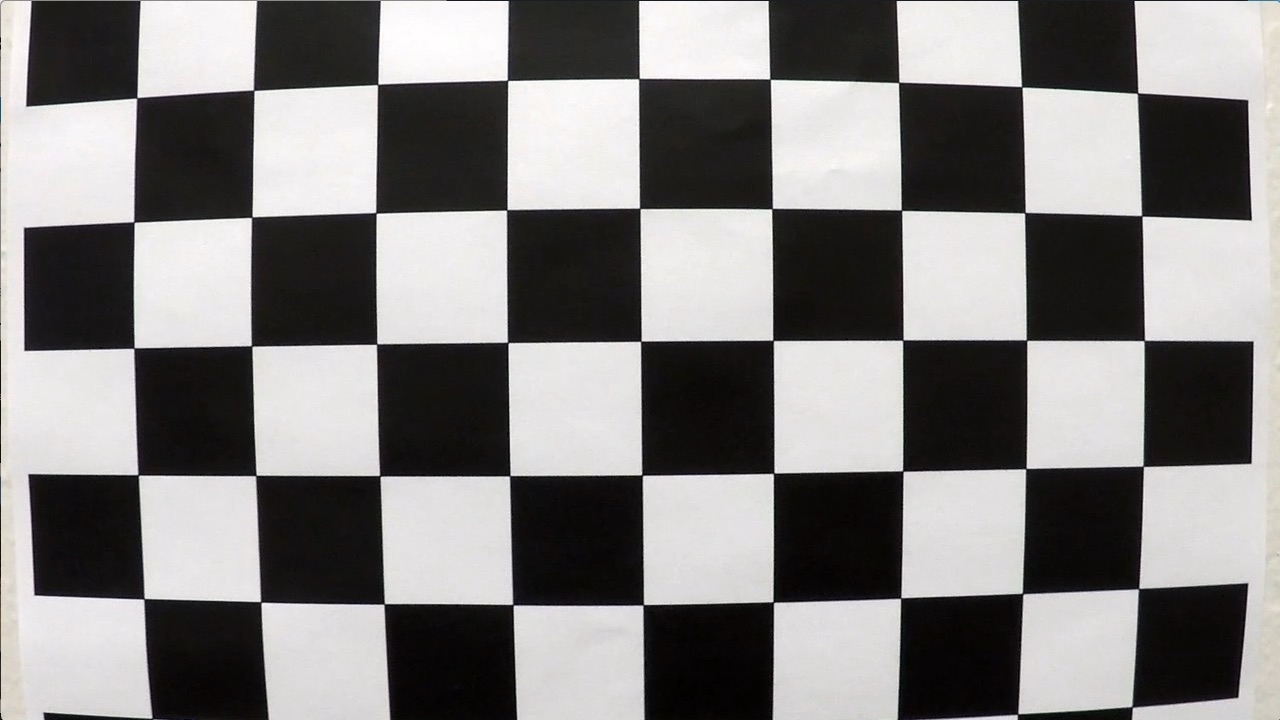
#> input picture camera_cal/calibration1.jpg, 1280 x 720 px; its folder holds only this picture in this run; the run also reads 1 picture not shown here
$ jupyter execute --allow-errors P2.ipynb   (shell and % lines are left out)   (older library calls are emulated)
#> lines starting #> are read from the running program, lines starting #| are printed output that depends on the picture; after the words box and inside, x2 and y2 are one past the last pixel; in counts of white or black regions, pixels touching at a corner belong together
# Advanced Lane Finding #

This project is a part of the Udacity Self-Driving Nanodegree. The specifications to be met are:

1. Writeup
    - Provide a Writeup / README that includes all the rubric points and how addressed each one is addressed.
2. Camera Calibration
    - Briefly state how the camera matrix and distortion coefficients are computed. Provide an example of a distortion corrected calibration image.
3. Pipeline to detect lane lines and find radius of curvature - applied on given test images
    - Provide an example of a distortion-corrected image.
    - Describe how and where in the code - color transforms, gradients or other methods are used to create a thresholded binary image. Provide an example of a binary image result.
    - Describe how and where in the code a perspective transform is performed and provide an example of a transformed image.
    - Describe how and where in the code lane-line pixels are identified and their positions are fitted with a polynomial
    - Describe how and where in the code the radius of curvature of the lane and the position of the vehicle with respect to center are calculated.
    - Provide an example image of the result plotted back down onto the road such that the lane area is identified clearly.
4. Pipeline to detect lane line and find radius of curvature and position - applied on given video
    - pipeline should perform reasonably well on the entire project video (wobbly lines are ok but no catastrophic failures that would cause the car to drive off the road!)
5. Provide description of any problems / issues faced in your implementation of this project, possible areas of failure and ideas to make it more robust.

This notebook contains code for camera calibration and also the pipeline for detecting lane lines to calculate radius of curvature and position from both images and videos.

[cell 1]
# Required Python libaries to be imported

import numpy as np
import cv2
import matplotlib.pyplot as plt
import matplotlib.image as mpimg
import os
import glob
import pickle
from collections import deque
from moviepy.editor import VideoFileClip
from IPython.display import HTML

The images output by a camera are usually distorted. The first step is therefore to calibrate the camera to enable removal of distortion.

## 1. Camera Calibration ##

One of the commonly used procedures to calibrate a camera is to use images of a chessboard, detect its corners and calculate the distortion and camera matrices with the help of 3-D coordinates of the real world chessboard.

[cell 2]
calib_imgfiles = glob.glob('./camera_cal/calibration*.jpg')

objpoints = []
imgpoints = []

# Find 3d object points and corresponding 2d image points for each of the calibration images
for calib_imgfile in calib_imgfiles:
    # Read the image file and convert it to grayscale
    calib_img = cv2.imread(calib_imgfile)
#> calib_img is the input picture: shape (720, 1280, 3); mean B, G, R 127.8, 128.4, 130.1
    gray_calib = cv2.cvtColor(calib_img, cv2.COLOR_BGR2GRAY)
    # Create object points in 3d space using mgrid
    obj3d = np.zeros((9*6,3), np.float32)
    obj3d[:,:-1] = np.mgrid[0:9, 0:6].T.reshape(-1,2)
    # Detect and capture the chessboard corners from the images
    ret, corners = cv2.findChessboardCorners(gray_calib, (9,6), None)
#> ret = False; corners = None
    if ret==True:
        imgpoints.append(corners)
        objpoints.append(obj3d)

#> (the rest of this cell did not finish here and is left out)

### Undistort camera image ###
We can now undistort the camera images using cv2.undistort feeding in the camera matrix and distortion coefficients, and also test it on one of the chessboard images.

[cell 3]
# Load the camera matrix and distortion coefficients from the saved pickle file
pickle_calib_data = pickle.load(open('./camera_cal/calib_data.p', 'rb'))
#> (reads camera_cal/calib_data.p from the repository)
mtx = pickle_calib_data['mtx']
dist = pickle_calib_data['dist']

# Apply the undistort function on a test chessboard image and display both the input and output images
test_img = cv2.imread('./camera_cal/calibration3.jpg')
#> (the rest of this cell did not finish here and is left out)

## 2. Lane Detection Pipeline ##
In the following section of code, we have functions to undistort images, perform thresholding based on gradients and colors, perspective transforms, fitting curves, calculating curvature and position and annotating images.

As a first step, the image taken by the camera needs to be corrected from distortion and we will a function for that.

### Undistort images ###

[cell 4]
def camera_undistort(image):
    pickle_calib_data = pickle.load(open('./camera_cal/calib_data.p', 'rb'))
    mtx = pickle_calib_data['mtx']
    dist = pickle_calib_data['dist']
    undist_img = cv2.undistort(image, mtx, dist, None, mtx)
    return undist_img

# Here is a sample picture from the test_images folder on which the undistort has been performed
test_sdc_img = mpimg.imread('./test_images/test1.jpg')
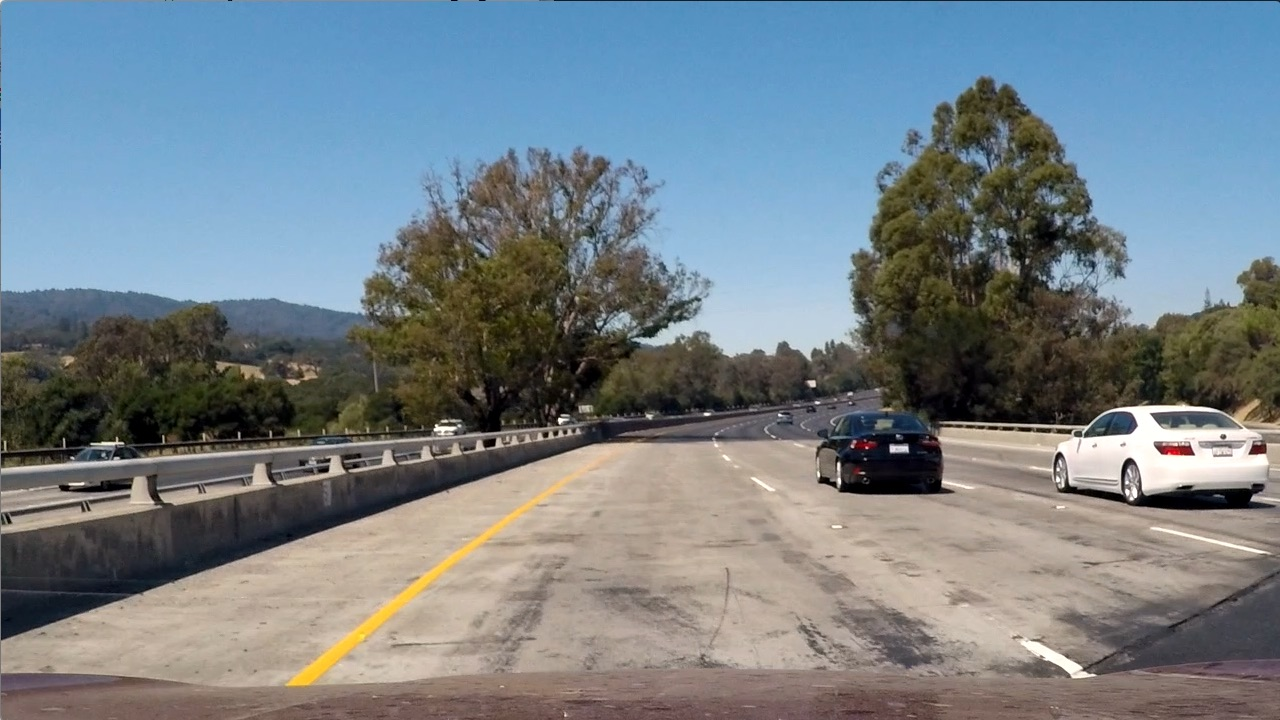
#> input picture test_images/test1.jpg, 1280 x 720 px
#> test_sdc_img is the input picture: shape (720, 1280, 3); mean R, G, B 117.5, 128.7, 135.5
undist_sdc_img = camera_undistort(test_sdc_img)
bgr_undist_sdc_img = cv2.cvtColor(undist_sdc_img, cv2.COLOR_RGB2BGR)
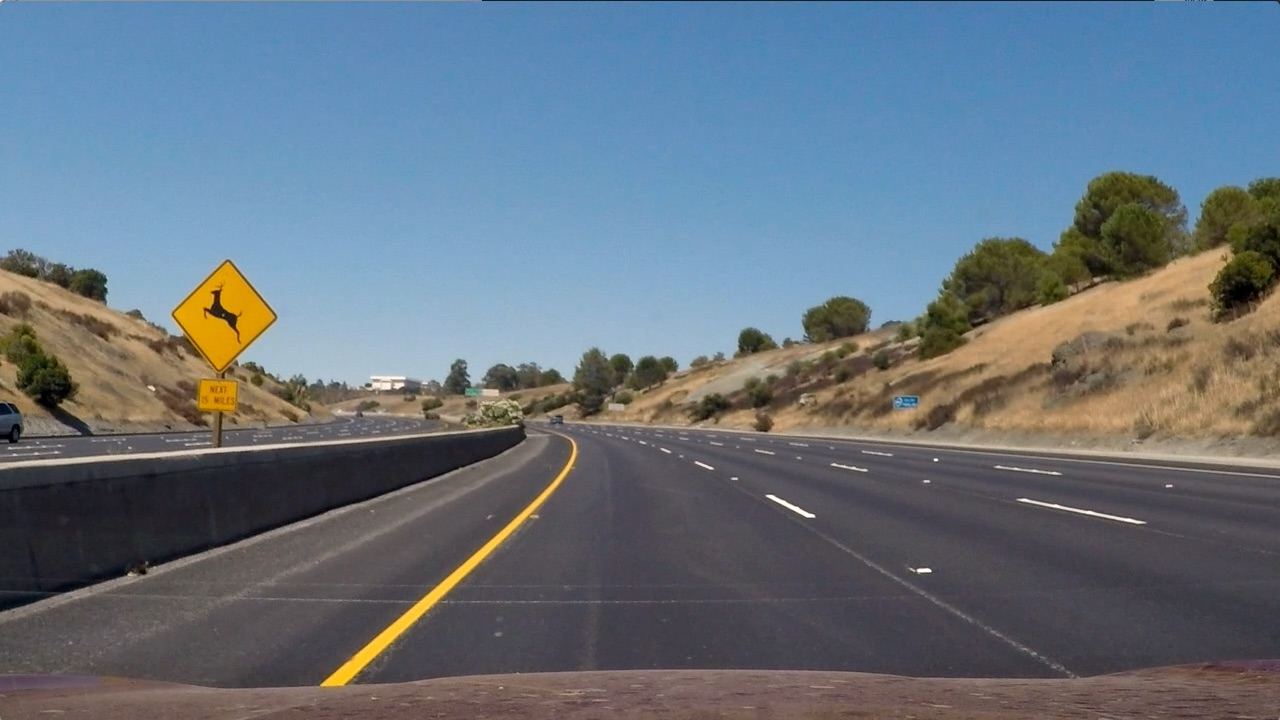
#> input picture test_images/test2.jpg, 1280 x 720 px
#> further down, test_sdc_img is the input picture: shape (720, 1280, 3); mean R, G, B 102.8, 114.6, 125.5
cv2.imwrite('./output_images/undistort_test1.jpg', bgr_undist_sdc_img)
#> (the rest of this cell did not finish here and is left out)

### Thresholding - gradients and colour spaces ###
The lane lines are detected by transforming the images to different colourspaces and thresholding them based on gradients and colour space parameters.

[cell 5]
def combined_thresh(image, returnbinary=True):

    # The l channel from hls colour space is used to detect the white lane lines
    # A dynamic background based thresholding is performed on 4 regions in the image to capture lane pixels
    # This means the threshold parameters are dependent on the distribution and composition of the pixels in the image
#> called with returnbinary = False
    hls_image = cv2.cvtColor(image, cv2.COLOR_RGB2HLS)
#> hls_image: shape (720, 1280, 3); mean of channels 0, 1, 2 86.2, 113.9, 64.8
    hls_ldyn_binary = extract_hls(hls_image, 'l', None, 255)

    #The b channel from lab colour space is used to detect the yellow lane lines
    # This was found to be better than s channel from hls which falsely identified the shadow region on the road as lane pixels
    # The threshold parameters are obtained by trial and error, by trying them out on the main project video and the first challenge video.
    lab_image = cv2.cvtColor(image, cv2.COLOR_RGB2LAB)
    lab_b_binary = extract_lab(lab_image, 'b', 150, 255)

    # lab-b-channel colour based thresholding is not sufficient to capture the entire yellow lane line, especially in regions far away from the vehicle
    # So, to supplement it, gradient thresholding is also used. The x-gradients of the b channel in lab colour space are used here.
    labbx_binary = extract_sxy(lab_image[:,:,2], 'x', 2, 10, 255)

    # To visualize the contribution of each of these thresholding approaches, they are combined in one image
    separate_3channel = np.dstack((hls_ldyn_binary , lab_b_binary , labbx_binary))*255

    # All 3 of the above mentioned thresholding approaches are combined to detect the lane lines on the road in this project
    combined_binary = np.zeros_like(hls_ldyn_binary)
    combined_binary[(hls_ldyn_binary==1) | (lab_b_binary==1) | (labbx_binary==1)] = 1

    # Return binary image for normal pipeline
    # Else return image with 3 separate channels for easy visualization of thresholded areas during checks/tests
    if returnbinary:
        return combined_binary
    else:

        return separate_3channel

# Function to get a gradient (either x or y) thresholded binary image
# The gradient threshold is scaled based on the levels in the channel in the region of interest
def extract_sxy(onechannel_image, xy, basefactor, threshmin, threshmax):
    smooth_image = cv2.GaussianBlur(onechannel_image, (7,7), 0)
    if xy == 'x':
        sobelxy = cv2.Sobel(smooth_image, cv2.CV_64F, 1, 0)
    elif xy == 'y':
        sobelxy = cv2.Sobel(smooth_image, cv2.CV_64F, 0, 1)
    else:
        return None
    abs_sobelxy = np.absolute(sobelxy)
    scaled_sobelxy = np.uint8(255*abs_sobelxy/np.max(abs_sobelxy))
    sxy_binary = np.zeros_like(scaled_sobelxy)
    scaledtmin = get_scaled_thresholds_grad(scaled_sobelxy, basefactor, threshmin)
    sxy_binary[(scaled_sobelxy > scaledtmin) & (scaled_sobelxy < threshmax)] = 1
    return sxy_binary

# Function to get a colour thresholded binary image from lab colour space
def extract_lab(lab_image, channel, threshmin, threshmax):
    channel_list = ['l', 'a', 'b']
    selected_channel =  lab_image[:,:,channel_list.index(channel)]
    lab_binary = np.zeros_like(selected_channel)
    lab_binary[(selected_channel > threshmin) & (selected_channel < threshmax)] = 1
    return lab_binary

# Function to get a colour thresholded binary image from hls colour space
# The l space is thresholded dynamically based on the pixel composition and therefore doesnt require a min threshold
def extract_hls(hls_image, channel, threshmin, threshmax):
#> called with channel = 'l', threshmax = 255
    channel_list = ['h', 'l', 's']
    selected_channel = hls_image[:,:,channel_list.index(channel)]
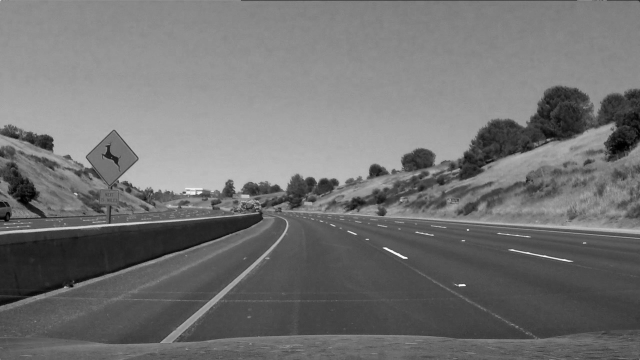
#> selected_channel: shape (720, 1280) (shown at 1/2 size); min 0, max 254, mean 113.9
    hls_binary = np.zeros_like(selected_channel)
    if channel == 'l':
        if threshmin == None:
            tmin_matrix = get_scaled_thresholds_l(selected_channel, threshmin)
            hls_binary[(selected_channel > tmin_matrix) & (selected_channel < threshmax)] = 1
        else:
            hls_binary[(selected_channel > threshmin) & (selected_channel < threshmax)] = 1
    elif channel == 's':
        hls_binary[(selected_channel > 100) & (selected_channel < threshmax)] = 1
    return hls_binary

# Function to get thresholds for hls-l channel based on the pixel composition
# The composition of the pixels is obtained from histograms of 4 smaller local regions in the image
# The mode of the histograms is used as a reference to choose the threshold value for the l channel
# The thresholds are obtained used trial and error based on images from the main project video and first challenge video
def get_scaled_thresholds_l(channel_image, threshmin):
    # by default, use 200 as threshold value
    tmin_matrix = np.ones_like(channel_image)*200

    mask_box1 = np.zeros(channel_image.shape, np.uint8)
    box1_left, box1_right = 400, 640
    box1_top, box1_bottom = 400, 550
    mask_box1[box1_top:box1_bottom, box1_left:box1_right] = 255
    hist_box1 = cv2.calcHist([channel_image],[0],mask_box1,[256],[0,256])
#> hist_box1 = 256 values, max 2086 at index 84, min 0 at index 0, mean 140.6
    #Use special threshold values depending on the 'l' levels of the road pixels
    if np.argmax(hist_box1)>10 and np.argmax(hist_box1)<=20:
        tmin_matrix[box1_top:box1_bottom, box1_left:box1_right] = 60
    elif np.argmax(hist_box1)>20 and np.argmax(hist_box1)<=100:
        tmin_matrix[box1_top:box1_bottom, box1_left:box1_right] = 180
    elif np.argmax(hist_box1)>100 and np.argmax(hist_box1)<=150:
        tmin_matrix[box1_top:box1_bottom, box1_left:box1_right] = 165
    elif np.argmax(hist_box1)>150 and np.argmax(hist_box1)<=200:
        tmin_matrix[box1_top:box1_bottom, box1_left:box1_right] = np.argmax(hist_box1)*1.15
    # 5% of the pixels in this box occupies a huge portion on warped image, indicating that thresholding is unsuccessful
    # In this case, use standard 200 value instead
    hot_pixels = (channel_image[box1_top:box1_bottom, box1_left:box1_right]>tmin_matrix[box1_top:box1_bottom, box1_left:box1_right])
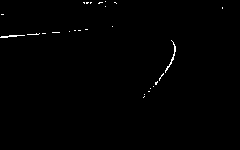
#> hot_pixels: shape (150, 240) bool; 0.51% white in thin lines or dots, all inside (x1, y1, x2, y2) = (0, 1, 223, 98)
    if np.sum(hot_pixels) > 0.05*((box1_bottom-box1_top)*(box1_right-box1_left)):
        tmin_matrix[box1_top:box1_bottom, box1_left:box1_right] = 200
    # If more than 5% of pixels in this box are hot, even after standard 200 values, then discard and use 500, a very high value
    hot_pixels = (channel_image[box1_top:box1_bottom, box1_left:box1_right]>tmin_matrix[box1_top:box1_bottom, box1_left:box1_right])
    if np.sum(hot_pixels) > 0.05*((box1_bottom-box1_top)*(box1_right-box1_left)):
        tmin_matrix[box1_top:box1_bottom, box1_left:box1_right] = 500

    mask_box2 = np.zeros(channel_image.shape, np.uint8)
    box2_left, box2_right = 640, 880
    box2_top, box2_bottom = 400, 550
    mask_box2[box2_top:box2_bottom, box2_left:box2_right] = 255
    hist_box2 = cv2.calcHist([channel_image],[0],mask_box2,[256],[0,256])
#> hist_box2 = 256 values, max 3442 at index 82, min 0 at index 0, mean 140.6
    #Use special threshold values depending on the 'l' levels of the road pixels
    if np.argmax(hist_box2)>10 and np.argmax(hist_box2)<=20:
        tmin_matrix[box2_top:box2_bottom, box2_left:box2_right] = 60
    elif np.argmax(hist_box2)>20 and np.argmax(hist_box2)<=100:
        tmin_matrix[box2_top:box2_bottom, box2_left:box2_right] = 180
    elif np.argmax(hist_box2)>100 and np.argmax(hist_box2)<=150:
        tmin_matrix[box2_top:box2_bottom, box2_left:box2_right] = 165
    elif np.argmax(hist_box2)>150 and np.argmax(hist_box2)<=200:
        tmin_matrix[box2_top:box2_bottom, box2_left:box2_right] = np.argmax(hist_box2)*1.15
    # 5% of the pixels in this box occupies a huge portion on warped image, indicating that thresholding is unsuccessful
    # In this case, use standard 200 value instead
    hot_pixels = (channel_image[box2_top:box2_bottom, box2_left:box2_right]>tmin_matrix[box2_top:box2_bottom, box2_left:box2_right])
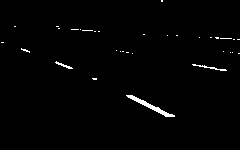
#> hot_pixels: shape (150, 240) bool; 1.1% white; 33 white regions (30 under 20 px), largest, box (x1, y1, x2, y2) and area: (126, 95, 175, 117) 205, (192, 64, 227, 71) 58, (55, 61, 73, 69) 41
    if np.sum(hot_pixels) > 0.05*((box2_bottom-box2_top)*(box2_right-box2_left)):
        tmin_matrix[box2_top:box2_bottom, box2_left:box2_right] = 200
    # If more than 5% of pixels in this box are hot, even after standard 200 values, then discard and use 500, a very high value
    hot_pixels = (channel_image[box2_top:box2_bottom, box2_left:box2_right]>tmin_matrix[box2_top:box2_bottom, box2_left:box2_right])
    if np.sum(hot_pixels) > 0.05*((box2_bottom-box2_top)*(box2_right-box2_left)):
        tmin_matrix[box2_top:box2_bottom, box2_left:box2_right] = 500

    mask_box3 = np.zeros(channel_image.shape, np.uint8)
    box3_left, box3_right = 200, 640
    box3_top, box3_bottom = 550, 700
    mask_box3[box3_top:box3_bottom, box3_left:box3_right] = 255
    hist_box3 = cv2.calcHist([channel_image],[0],mask_box3,[256],[0,256])
#> hist_box3 = 256 values, max 4919 at index 76, min 0 at index 0, mean 257.8
    #Use special threshold values depending on the 'l' levels of the road pixels
    if np.argmax(hist_box3)>10 and np.argmax(hist_box3)<=20:
        tmin_matrix[box3_top:box3_bottom, box3_left:box3_right] = 60
    elif np.argmax(hist_box3)>20 and np.argmax(hist_box3)<=100:
        tmin_matrix[box3_top:box3_bottom, box3_left:box3_right] = 180
    elif np.argmax(hist_box3)>100 and np.argmax(hist_box3)<=150:
        tmin_matrix[box3_top:box3_bottom, box3_left:box3_right] = 165
    elif np.argmax(hist_box3)>150 and np.argmax(hist_box3)<=200:
        tmin_matrix[box3_top:box3_bottom, box3_left:box3_right] = np.argmax(hist_box3)*1.15
    # 10% of the pixels in this box occupies a huge portion on warped image, indicating that thresholding is unsuccessful
    # In this case, use standard 200 value instead
    hot_pixels = (channel_image[box3_top:box3_bottom, box3_left:box3_right]>tmin_matrix[box3_top:box3_bottom, box3_left:box3_right])
#> hot_pixels: shape (150, 440) bool; 0% white in thin lines or dots, all inside (x1, y1, x2, y2) = (221, 51, 222, 52)
#> (the rest of the program and of its run is left out)
